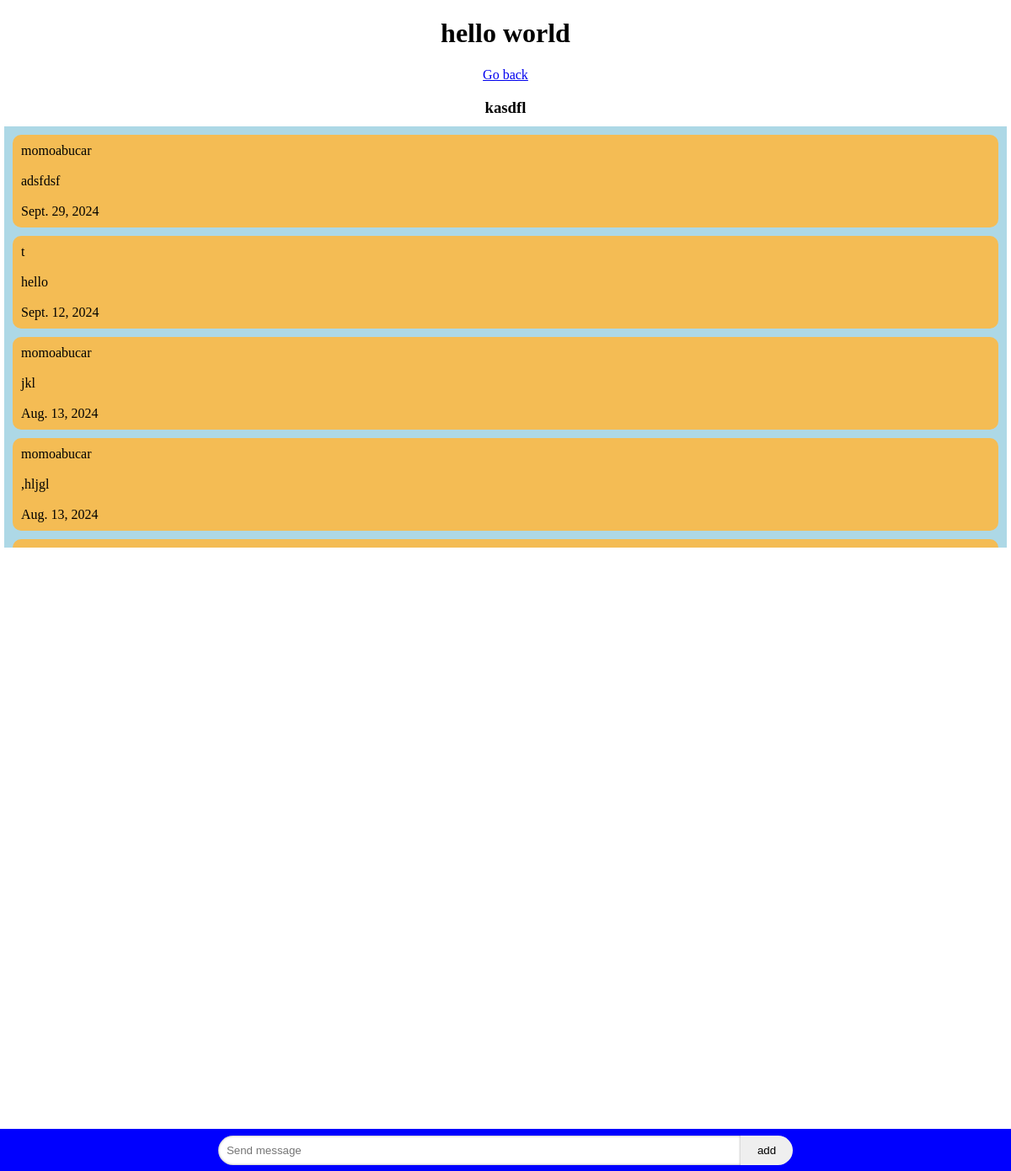
Page /home16 (signed in) on the earlier database version.
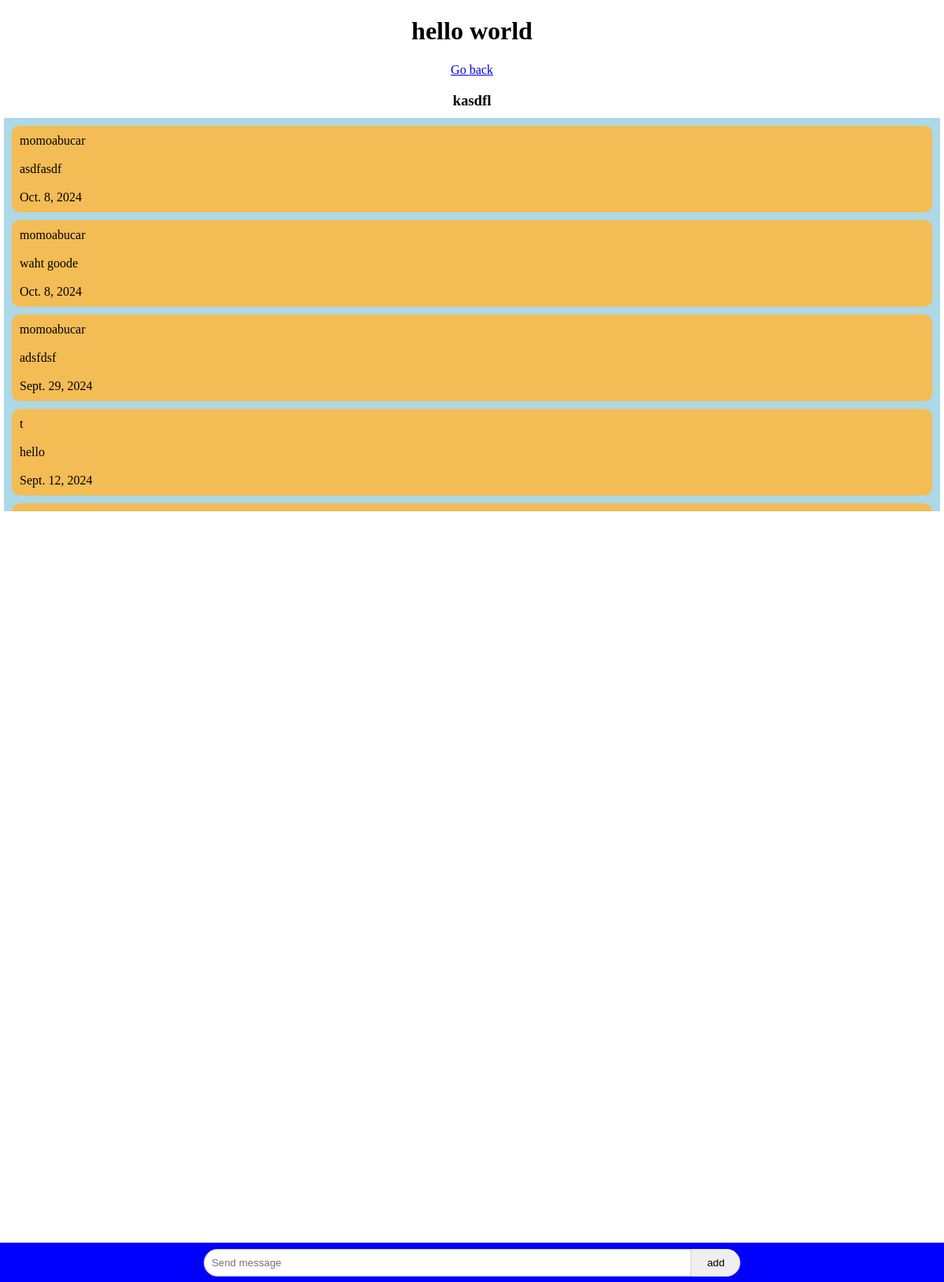
Same page on the later database version.
### posts/models.py (models this page shows, shortened)
class Blog(models.Model):
    post = models.ManyToManyField(Post)
    title = models.CharField(max_length=100)
    description = models.CharField(max_length=200)
    created_user = models.ForeignKey(User, on_delete=models.CASCADE, default=1)
    date = models.DateField(default=date.today(), blank=True)
    number_users = models.IntegerField(default=0)
    state = models.BooleanField(default=True)
    objects = BlogManager()

### home/models.py (models this page shows)
class Post(models.Model):
    username = models.CharField(max_length=100)
    txt_message = models.TextField()
    date = models.DateField(default=date.today())

### home/views.py (the view, shortened to what this page needs)
# urls.py: path("<int:pk>", views.blog_content, name = "blog_content"),
def blog_content(request, pk):
    if not request.user.is_authenticated:
        return redirect(reverse("login"))
    blog = Blog.objects.get(id = pk)
    posts = blog.post.all()
    return render(request, "home/blog_content.html", {
        "posts" : posts,
        "blog" : blog,
        "username": request.user.username
    })

### posts/models.py (called while the page is built)
    def get_queryset(self) -> models.QuerySet:
        return BlogQuerySet(model=self.model, using=self._db)

### home/templates/home/blog_content.html (shortened to what this page needs)
{% extends './layout.html' %}
{% load static %}
{% block title %}
    <link rel="stylesheet" href="{% static 'css/home.css' %}">
{% endblock %}
{% block body %}
    <div class="content-title">
        <h1>{{ blog.title }}</h1>
        <p><a href="{% url 'home' %}">
            Go back
        </a></p>
        <h3>{{ blog.description }}</h3>
    </div>
    <div class="text-container">
        <div class="add-container">
                {% for post in posts reversed%}
                <div class="message">
                    <p>{{ post.username }}</p><br>
                    <p>{{ post.txt_message }}</p><br>
                    <p>{{ post.date }}</p>
                </div>
                {% endfor %}
            <div class="form-container">
                <form class = "form-content" action="{% url 'blog_content' blog.id %}" method="post">
                    <input class = "search-bar" type="text" name="message" placeholder="Send message" required>
                    <input class = "add-button" type="submit" value="add">
                </form>
            </div>
        </div>
    </div>
{% endblock %}

### home/templates/home/layout.html (shortened to what this page needs)
<!DOCTYPE html>
<html>
    <head>
        {% block title %}
        {% endblock %}
    </head>
    <body>
        {% block body %}
        {% endblock %}
    </body>
</html>

### chat/src/welcome_page/css/home.css (style rules this page uses)
.text-container { position:fixed; top:140px; height: 500px; left:0; right:0; background-color: skyblue; }
.add-container { position: absolute; bottom:-30px; left:20px; }
.message { background-color: orange; }
p { margin:0px; }

### home/templates/home/blog_content.html (style rules this page uses)
p { margin:0px; }
h1, h3 { text-align: center; }
a { margin:5px; }
.content-title { text-align: center; }
.text-container { position:fixed; background-color: lightblue; left:5px; right:5px; top:150px; height:500px; overflow-y: scroll; }
.form-container { position:fixed; bottom:0px; left:0px; right:0px; height:50px; background-color: blue; display:flex; align-items: center; justify-content: space-evenly; z-index: 1000; }
.search-bar { width:600px; padding:10px; border-top-left-radius: 20px;; border-bottom-left-radius: 20px;; border: none; box-shadow: 0px 0px 3px rgba(0, 0, 0, 0.4) inset; }
.add-button { padding:10px 20px;; border: none;; border-top-right-radius: 20px;; border-bottom-right-radius: 20px;; margin-left:-4px; cursor: pointer; transition: background-color 0.2s, color 0.2s;; }
.message { background-color: rgb(244, 188, 84); margin:10px; padding:10px; border-radius:10px; cursor: pointer; position: relative; }

Differences in the rows shown:
no longer on this page (row unchanged): Post: username "momoabucar", txt_message "jkl", date "Aug. 13, 2024"
no longer on this page (row unchanged): Post: username "momoabucar", txt_message ",hljgl", date "Aug. 13, 2024"
added Post: username "momoabucar", txt_message "asdfasdf", date "Oct. 8, 2024"
added Post: username "momoabucar", txt_message "waht goode", date "Oct. 8, 2024"
